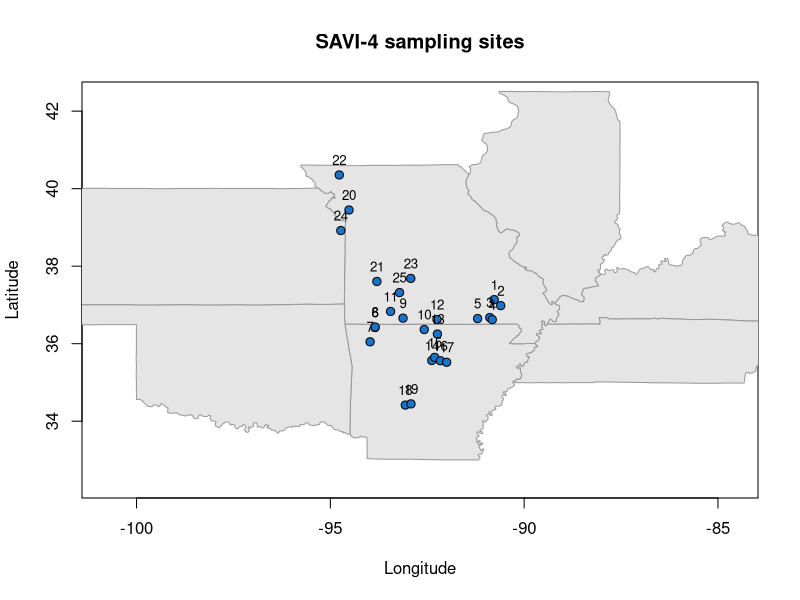
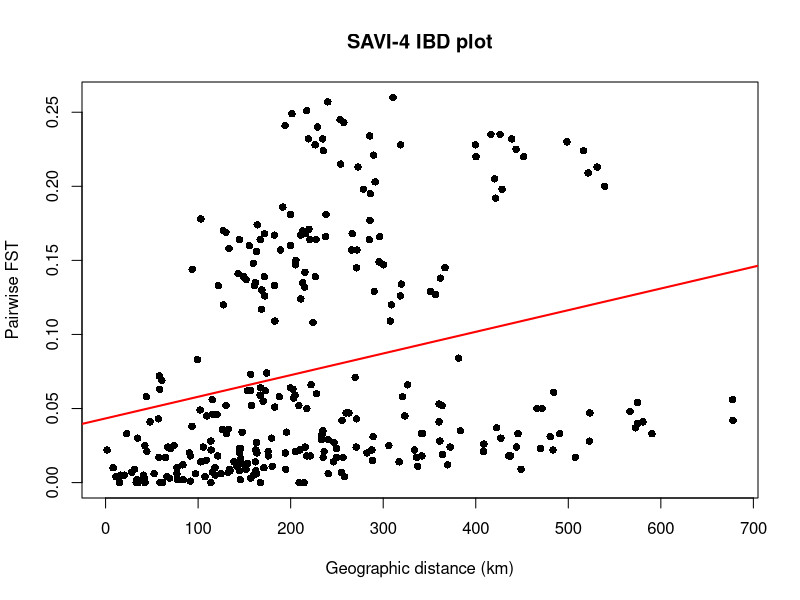

Reproduce these figures in R, in order. (Note: this script raises an error after producing the figures.)
# -----------------------------
# SAVI-4
# Interior Highlands walleye (Sander vitreus)
# Berkman et al. 2023
# -----------------------------

library(ggplot2)
library(geosphere)
library(maps)

study_code <- "SAVI-4"
out_dir <- "/Users/johnmccall/Library/CloudStorage/OneDrive-TheOhioStateUniversity/Spring_2026/Landgen_DGS/DGS-Patterns-of-Fish-Diversity/DGS-Patterns-of-Fish-Diversity/Objective 2/Data/SAVI-4/data"
if (!dir.exists(out_dir)) dir.create(out_dir, recursive = TRUE)

site_key <- data.frame(
  site = 1:25,
  site_name = c(
    "Clearwater Dam",
    "Markham Spring",
    "Deer Leap",
    "Doniphan",
    "Eleven Point River",
    "Beaver Lake",
    "Upper White",
    "Beaver Tailwater",
    "Powersite Dam",
    "Bull Shoals Dam",
    "James River",
    "Tecumseh",
    "Norfork Lake Dam",
    "South Fork",
    "Middle Fork",
    "Upper Greers Ferry",
    "Lower Greers Ferry",
    "Lake Hamilton",
    "Lake Catherine",
    "Smithville Reservoir",
    "Stockton Lake",
    "Mozingo Lake",
    "Niangua River",
    "Marais Des Cygnes River",
    "Fellows Lake"
  ),
  stringsAsFactors = FALSE
)

# Fig. 2 is displayed in a custom site order, not Table 1 order
fig_order <- c(
  1, 2, 3, 4, 5,
  6, 7, 8, 10, 9, 13, 12, 11,
  19, 18,
  16, 17, 15, 14,
  25, 24, 22, 23, 20, 21
)

fill_row <- function(mat, row, vals) {
  stopifnot(length(vals) == (row - 1))
  mat[row, seq_along(vals)] <- vals
  mat
}

fst_fig <- matrix(0, nrow = 25, ncol = 25)

fst_fig <- fill_row(fst_fig,  2, c(0.033))
fst_fig <- fill_row(fst_fig,  3, c(0.006, 0.025))
fst_fig <- fill_row(fst_fig,  4, c(0.017, 0.021, 0.010))
fst_fig <- fill_row(fst_fig,  5, c(0.004, 0.017, 0.007, 0.002))
fst_fig <- fill_row(fst_fig,  6, c(0.177, 0.166, 0.168, 0.157, 0.181))
fst_fig <- fill_row(fst_fig,  7, c(0.260, 0.228, 0.234, 0.221, 0.243, 0.000))
fst_fig <- fill_row(fst_fig,  8, c(0.164, 0.149, 0.157, 0.145, 0.166, 0.022, 0.058))
fst_fig <- fill_row(fst_fig,  9, c(0.167, 0.157, 0.160, 0.148, 0.170, 0.022, 0.052, 0.000))
fst_fig <- fill_row(fst_fig, 10, c(0.168, 0.164, 0.160, 0.150, 0.168, 0.023, 0.049, 0.003, 0.000))
fst_fig <- fill_row(fst_fig, 11, c(0.174, 0.164, 0.169, 0.158, 0.178, 0.023, 0.052, 0.002, 0.000, 0.001))
fst_fig <- fill_row(fst_fig, 12, c(0.141, 0.137, 0.133, 0.120, 0.144, 0.020, 0.064, 0.008, 0.005, 0.002, 0.003))
fst_fig <- fill_row(fst_fig, 13, c(0.257, 0.245, 0.240, 0.224, 0.249, 0.063, 0.083, 0.043, 0.038, 0.030, 0.036, 0.045))
fst_fig <- fill_row(fst_fig, 14, c(0.127, 0.129, 0.120, 0.109, 0.129, 0.035, 0.063, 0.021, 0.024, 0.027, 0.022, 0.023, 0.071))
fst_fig <- fill_row(fst_fig, 15, c(0.145, 0.138, 0.134, 0.126, 0.147, 0.032, 0.064, 0.017, 0.018, 0.017, 0.018, 0.017, 0.043, 0.004))
fst_fig <- fill_row(fst_fig, 16, c(0.132, 0.124, 0.130, 0.117, 0.139, 0.030, 0.062, 0.011, 0.006, 0.012, 0.006, 0.005, 0.051, 0.011, 0.009))
fst_fig <- fill_row(fst_fig, 17, c(0.167, 0.147, 0.156, 0.135, 0.164, 0.020, 0.058, 0.009, 0.004, 0.008, 0.002, 0.006, 0.034, 0.016, 0.003, 0.000))
fst_fig <- fill_row(fst_fig, 18, c(0.142, 0.135, 0.139, 0.126, 0.139, 0.027, 0.062, 0.020, 0.012, 0.008, 0.024, 0.015, 0.059, 0.023, 0.013, 0.005, 0.009))
fst_fig <- fill_row(fst_fig, 19, c(0.139, 0.108, 0.133, 0.109, 0.133, 0.022, 0.062, 0.006, 0.020, 0.014, 0.010, 0.010, 0.055, 0.009, 0.013, 0.005, 0.000, 0.004))
fst_fig <- fill_row(fst_fig, 20, c(0.251, 0.232, 0.232, 0.228, 0.241, 0.056, 0.073, 0.028, 0.046, 0.025, 0.034, 0.046, 0.072, 0.058, 0.045, 0.050, 0.060, 0.057, 0.052))
fst_fig <- fill_row(fst_fig, 21, c(0.228, 0.192, 0.205, 0.198, 0.220, 0.031, 0.066, 0.022, 0.018, 0.015, 0.012, 0.017, 0.004, 0.047, 0.028, 0.018, 0.009, 0.037, 0.030, 0.066))
fst_fig <- fill_row(fst_fig, 22, c(0.230, 0.209, 0.213, 0.200, 0.224, 0.033, 0.061, 0.024, 0.022, 0.018, 0.017, 0.023, 0.021, 0.056, 0.042, 0.041, 0.033, 0.048, 0.037, 0.052, 0.005))
fst_fig <- fill_row(fst_fig, 23, c(0.181, 0.171, 0.170, 0.164, 0.186, 0.027, 0.059, 0.014, 0.012, 0.007, 0.010, 0.007, 0.024, 0.041, 0.019, 0.014, 0.007, 0.029, 0.029, 0.041, 0.000, 0.011))
fst_fig <- fill_row(fst_fig, 24, c(0.235, 0.232, 0.225, 0.220, 0.235, 0.033, 0.084, 0.033, 0.035, 0.022, 0.026, 0.024, 0.025, 0.054, 0.040, 0.031, 0.033, 0.050, 0.050, 0.047, 0.000, 0.014, 0.006))
fst_fig <- fill_row(fst_fig, 25, c(0.213, 0.203, 0.198, 0.195, 0.215, 0.036, 0.074, 0.033, 0.021, 0.018, 0.021, 0.018, 0.018, 0.053, 0.028, 0.024, 0.020, 0.042, 0.047, 0.069, 0.000, 0.014, 0.002, 0.000))

fst_fig[upper.tri(fst_fig)] <- t(fst_fig)[upper.tri(fst_fig)]
diag(fst_fig) <- 0

perm_idx <- match(1:25, fig_order)
SAVI_4_fst <- fst_fig[perm_idx, perm_idx]
rownames(SAVI_4_fst) <- as.character(1:25)
colnames(SAVI_4_fst) <- as.character(1:25)

# workflow rules
SAVI_4_fst[SAVI_4_fst < 0] <- 0
diag(SAVI_4_fst) <- 0

stopifnot(identical(dim(SAVI_4_fst), c(25L, 25L)))
stopifnot(isTRUE(all.equal(SAVI_4_fst, t(SAVI_4_fst))))

SAVI_4_coords <- data.frame(
  site = 1:25,
  lat = c(
    37.1367166, 36.9812790, 36.6743450, 36.6208000, 36.6486000,
    36.4166700, 36.0485556, 36.4306314, 36.6594000, 36.3647000,
    36.8323000, 36.6231000, 36.2492000, 35.5667000, 35.6469000,
    35.5600000, 35.5206000, 34.4162000, 34.4471100, 39.4493690,
    37.6060523, 40.3542000, 37.6843056, 38.9188000, 37.3192540
  ),
  lon = c(
    -90.7731765, -90.6050070, -90.8858030, -90.8230000, -91.2008000,
    -93.8483300, -93.9742222, -93.8450372, -93.1247000, -92.5781000,
    -93.4466000, -92.2481000, -92.2378000, -92.3834899, -92.3081000,
    -92.1600000, -91.9997000, -93.0653000, -92.9199100, -94.5194078,
    -93.7994327, -94.7691000, -92.9246389, -94.7300000, -93.2147580
  )
)

SAVI_4_coords <- SAVI_4_coords[, c("site", "lat", "lon")]
stopifnot(identical(as.character(SAVI_4_coords$site), rownames(SAVI_4_fst)))

plot(NA,
     xlim = range(SAVI_4_coords$lon) + c(-2, 2),
     ylim = range(SAVI_4_coords$lat) + c(-2, 2),
     xlab = "Longitude",
     ylab = "Latitude",
     asp = 1,
     main = "SAVI-4 sampling sites")

map("world", regions = "Canada", add = TRUE, col = "grey95", fill = TRUE, border = "grey70")
map("state",
    regions = c("missouri", "arkansas", "kansas", "oklahoma", "tennessee", "kentucky", "illinois"),
    add = TRUE, col = "grey90", fill = TRUE, border = "grey60")
points(SAVI_4_coords$lon, SAVI_4_coords$lat, pch = 21, bg = "dodgerblue3", cex = 1.1)
text(SAVI_4_coords$lon, SAVI_4_coords$lat, labels = SAVI_4_coords$site, pos = 3, cex = 0.8)

dist_mat <- geosphere::distm(SAVI_4_coords[, c("lon", "lat")], fun = geosphere::distHaversine) / 1000
lower_idx <- lower.tri(SAVI_4_fst)
ibd_df <- data.frame(distance_km = dist_mat[lower_idx], fst = SAVI_4_fst[lower_idx])

plot(ibd_df$distance_km, ibd_df$fst,
     xlab = "Geographic distance (km)",
     ylab = "Pairwise FST",
     pch = 16,
     main = "SAVI-4 IBD plot")
ibd_lm <- lm(fst ~ distance_km, data = ibd_df)
abline(ibd_lm, col = "red", lwd = 2)

fst_name <- "SAVI_4_fst"
coords_name <- "SAVI_4_coords"
assign(fst_name, SAVI_4_fst, envir = .GlobalEnv)
assign(coords_name, SAVI_4_coords, envir = .GlobalEnv)

save(
  list = c(fst_name, coords_name),
  file = file.path(out_dir, "SAVI-4.RData")
)
